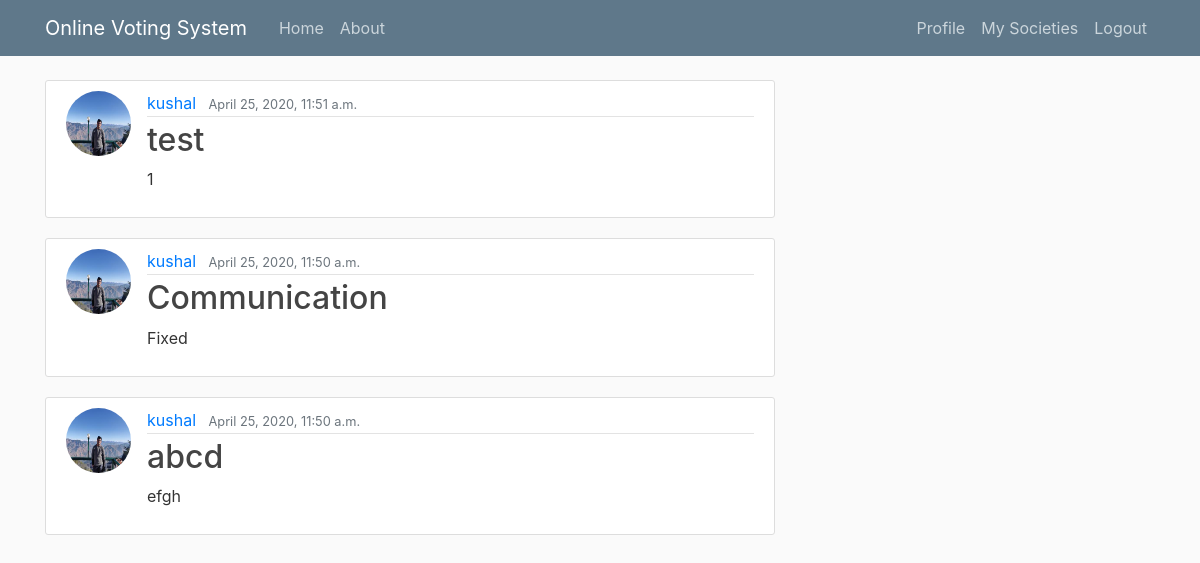
Screenshot of /profile/society/2/society2/queries/ (signed in) with the database file from the repository.
### queries/models.py (models this page shows, shortened)
class Post(models.Model):
    title = models.CharField(max_length=100)
    content = models.TextField()
    date_posted = models.DateTimeField(default=timezone.now)
    author = models.ForeignKey(User, on_delete=models.CASCADE)
    society = models.ForeignKey(Society, on_delete=models.CASCADE,null=True)

### users/models.py (models this page shows, shortened)
class Profile(models.Model):
    user =  models.OneToOneField(User, on_delete = models.CASCADE)
    image = models.ImageField(default = 'default.jpg', upload_to = 'profile_pics')

### queries/views.py (the view)
# urls.py: path('society/<int:pk>/<str:Name>/queries/', queries_views.PostListView.as_view(), name = 'queries-home'),#done
class PostListView(LoginRequiredMixin,ListView):
    model = Society
    template_name = 'queries/home.html' #otherwise searches for <app>/<model>_<viewtype>.html
    context_object_name = 'society'
    ordering = ['-date_posted']
    paginate_by=5
    def get_queryset(self):
        s_name=get_object_or_404(Society,id=self.kwargs.get('pk'))
        return s_name.post_set.all().order_by('-date_posted')

### queries/templates/queries/home.html (shortened to what this page needs)
{% extends "blog/base_query.html" %}
{% block content %}
{% for post in society %}
<article class="media content-section">
    <img class="rounded-circle article-img" src="{{ post.author.profile.image.url}}">
    <div class="media-body">
        <div class="article-metadata">
            <a class="mr-2" href="#">{{ post.author }}</a>
            <small class="text-muted">{{ post.date_posted }}</small>
        </div>
        <h2><a class="article-title" href="#">{{ post.title }}</a></h2>
        <p class="article-content">{{ post.content }}</p>
    </div>
</article>
{% endfor %}
{%endblock content %}

### blog/static/blog/main.css (style rules this page uses)
body { background: #fafafa; color: #333333; margin-top: 5rem; }
h1, h2, h3, h4, h5, h6 { color: #444444; }
.content-section { background: #ffffff; padding: 10px 20px; border: 1px solid #dddddd; border-radius: 3px; margin-bottom: 20px; }
.article-title { color: #444444; }
.article-content { white-space: pre-line; }
.article-img { height: 65px; width: 65px; margin-right: 16px; }
.article-metadata { padding-bottom: 1px; margin-bottom: 4px; border-bottom: 1px solid #e3e3e3 }

### rows the page displays
Post: author.profile.image (picture), author "kushal", date_posted "April 25, 2020, 11:51 a.m.", title "test", content "1"
Post: author.profile.image (picture), author "kushal", date_posted "April 25, 2020, 11:50 a.m.", title "Communication", content "Fixed"
Post: author.profile.image (picture), author "kushal", date_posted "April 25, 2020, 11:50 a.m.", title "abcd", content "efgh"
